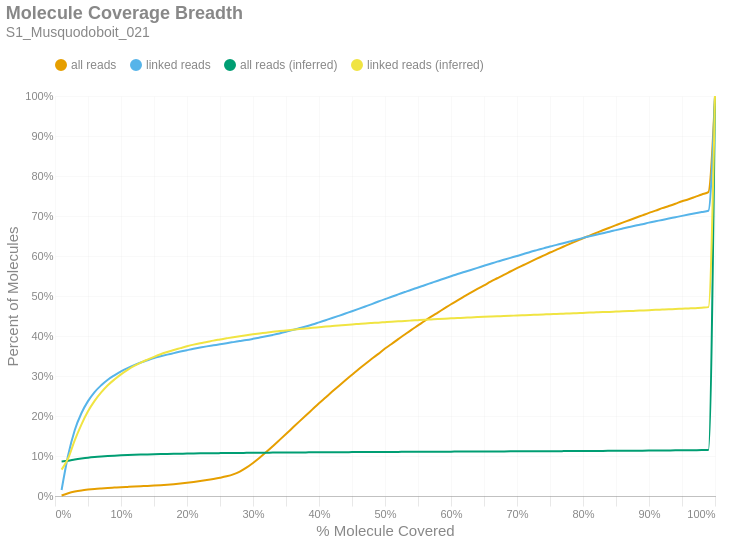

The code cell stored with this chart in its notebook:
### Markdown cell above
### Molecule Read Coverage
This chart shows molecule coverage breadth as computed by the number of bases aligned to that molecule. In other words, "*how much of each unique long molecule is actually sequenced/aligned?*" Keep in mind there is a distinction between sequences and alignments, since some sequences belonging to a particular molecule may not align well and wouldn't appear in the alignment data. This chart also shows molecule coverage breadth as computed by the *inferred fragment* from which the aligned sequences originate. Unlike read coverage, this calculation takes into account the total insert size, including unsequenced gaps between the forward and reverse reads. Like the previous figures, these are cumulative percents.

### Code cell
if SKIPLR:
    print_html(f"Skipped")
else:
    binned_df = consolidated_hist(valids['coverage_bp'], mask, 0.01, True)
    binned_df_inf = consolidated_hist(valids['coverage_inserts'], mask, 0.01, True)
    binned_df = binned_df.with_columns(pl.lit(binned_df_inf['all reads (cumsum)']).alias('all reads (inferred)'))
    binned_df = binned_df.with_columns(pl.lit(binned_df_inf['linked reads (cumsum)']).alias('linked reads (inferred)'))
    binned_df = binned_df.with_columns(
        (pl.col('bin').cast(pl.Float64) + 0.01).alias('right_edge')
    )

    with SafeRender(binned_df):
        (
            density_plot(binned_df, 'Molecule Coverage Breadth', samplename, 'molcov', ['all reads (inferred)','linked reads (inferred)'])
            .encode(
                #x=alt.X('bin:Q', title="% Molecule Covered").axis(format = '%').scale(padding=0),
                x=alt.X('right_edge:Q', title="% Molecule Covered").axis(format='%').scale(padding=0),
                y=alt.Y('value:Q', title='Percent of Molecules')
                    .axis(format='%')
                    .stack(False)
                    .scale(domainMin=0, padding=0),
                color=alt.Color("key:N").scale(domain = ["all reads", "linked reads", "all reads (inferred)", "linked reads (inferred)"]),
                tooltip = [
                    alt.Tooltip("key:N", title = "Data Type"),
                    alt.Tooltip("range_label:N", title="% Molecule Covered"),
                    alt.Tooltip("value:Q", format = ".2%", title="% Molecules")
                ]
            )
        ).display()

### Figure 1 — Vega-Lite specification as saved in the notebook (floating-point values rounded to 4 significant figures)
{"width": "container", "height": 400, "config": {"title": {"anchor": "start", "dy": -15, "fontSize": 18, "color": "#888888", "subtitleColor": "#888888", "subtitleFontSize": 14}, "arc": {"fill": "#0072B2"}, "axis": {"domainColor": "#888888", "domainWidth": 0.5, "gridWidth": 0.2, "grid": false, "titleFontWeight": 400, "titleFontSize": 15, "labelFontSize": 11, "labelColor": "#888888", "tickColor": "#888888", "tickWidth": 0.2, "titleColor": "#888888"}, "axisBand": {"grid": false}, "axisX": {"grid": true, "tickSize": 10, "domainCap": "round"}, "axisY": {"domain": false, "grid": true, "tickSize": 0, "domainCap": "round"}, "background": "transparent", "header": {"labelFontSize": 15, "labelColor": "#888888", "titleFontSize": 15, "titleFontWeight": 600, "titleColor": "#888888"}, "legend": {"labelFont": "sans-serif", "labelFontSize": 12, "labelColor": "#888888", "symbolSize": 100, "symbolType": "circle", "titleFontSize": 12, "titlePadding": 10, "titleColor": "#888888", "title": null, "orient": "top"}, "range": {"category": ["#E69F00", "#56B4E9", "#009E73", "#F0E442", "#0072B2", "#D55E00", "#CC79A7", "#000000"], "diverging": ["#cfe8f3", "#a2d4ec", "#73bfe2", "#46abdb", "#1696d2", "#12719e"]}, "area": {"fill": "#0072B2", "fillOpacity": 0.7, "line": true, "strokeOpacity": 0.7}, "line": {"color": "#0072B2", "stroke": "#0072B2", "strokeWidth": 2}, "trail": {"color": "#0072B2", "stroke": "#0072B2", "strokeWidth": 0, "size": 1}, "point": {"filled": true, "fillOpacity": 1.0, "size": 95}, "text": {"color": "#888888", "fontSize": 11, "align": "right", "fontWeight": 400, "size": 11}, "bar": {"fill": "#0072B2", "stroke": null}, "view": {"stroke": null, "continuousWidth": 660, "continuousHeight": 400}}, "data": {"name": "data-9f0ec21a03eb1ee37bfa0b0d2338ee87"}, "mark": {"type": "line", "interpolate": "monotone", "point": {"opacity": 0, "size": 275}}, "encoding": {"color": {"field": "key", "scale": {"domain": ["all reads", "linked reads", "all reads (inferred)", "linked reads (inferred)"]}, "type": "nominal"}, "tooltip": [{"field": "key", "title": "Data Type", "type": "nominal"}, {"field": "range_label", "title": "% Molecule Covered", "type": "nominal"}, {"field": "value", "format": ".2%", "title": "% Molecules", "type": "quantitative"}], "x": {"axis": {"format": "%"}, "field": "right_edge", "scale": {"padding": 0}, "title": "% Molecule Covered", "type": "quantitative"}, "y": {"axis": {"format": "%"}, "field": "value", "scale": {"domainMin": 0, "padding": 0}, "stack": false, "title": "Percent of Molecules", "type": "quantitative"}}, "params": [{"name": "param_c36ac31b6afebe62", "select": {"type": "point", "fields": ["key"]}, "bind": "legend"}], "title": {"text": "Molecule Coverage Breadth", "subtitle": "S1_Musquodoboit_021"}, "transform": [{"fold": ["all reads (cumsum)", "linked reads (cumsum)", "all reads (inferred)", "linked reads (inferred)"]}, {"calculate": "replace(datum.key, ' (cumsum)', '')", "as": "key"}, {"filter": {"param": "param_c36ac31b6afebe62"}}], "usermeta": {"embedOptions": {"downloadFileName": "S1_Musquodoboit_021.molcov"}}, "$schema": "https://vega.github.io/schema/vega-lite/v6.1.0.json", "datasets": {"data-9f0ec21a03eb1ee37bfa0b0d2338ee87": [{"bin": "0.0", "interval": "0.0-0.01", "all reads": 0.001171, "linked reads": 0.01494, "all reads (cumsum)": 0.001171, "linked reads (cumsum)": 0.01494, "range_label": "0.0-0.01", "all reads (inferred)": 0.08649, "linked reads (inferred)": 0.06601, "right_edge": 0.01}, {"bin": "0.01", "interval": "0.01-0.02", "all reads": 0.005702, "linked reads": 0.08738, "all reads (cumsum)": 0.006873, "linked reads (cumsum)": 0.1023, "range_label": "0.01-0.02", "all reads (inferred)": 0.08839, "linked reads (inferred)": 0.09443, "right_edge": 0.02}, {"bin": "0.02", "interval": "0.02-0.03", "all reads": 0.004123, "linked reads": 0.06272, "all reads (cumsum)": 0.011, "linked reads (cumsum)": 0.165, "range_label": "0.02-0.03", "all reads (inferred)": 0.09125, "linked reads (inferred)": 0.1397, "right_edge": 0.03}, {"bin": "0.03", "interval": "0.03-0.04", "all reads": 0.002892, "linked reads": 0.04183, "all reads (cumsum)": 0.01389, "linked reads (cumsum)": 0.2069, "range_label": "0.03-0.04", "all reads (inferred)": 0.09371, "linked reads (inferred)": 0.1786, "right_edge": 0.04}, {"bin": "0.04", "interval": "0.04-0.05", "all reads": 0.0021, "linked reads": 0.03029, "all reads (cumsum)": 0.01599, "linked reads (cumsum)": 0.2372, "range_label": "0.04-0.05", "all reads (inferred)": 0.09586, "linked reads (inferred)": 0.2117, "right_edge": 0.05}, {"bin": "0.05", "interval": "0.05-0.06", "all reads": 0.001692, "linked reads": 0.02275, "all reads (cumsum)": 0.01768, "linked reads (cumsum)": 0.2599, "range_label": "0.05-0.06", "all reads (inferred)": 0.09752, "linked reads (inferred)": 0.2378, "right_edge": 0.06}, {"bin": "0.06", "interval": "0.06-0.07", "all reads": 0.001273, "linked reads": 0.01685, "all reads (cumsum)": 0.01895, "linked reads (cumsum)": 0.2768, "range_label": "0.06-0.07", "all reads (inferred)": 0.09886, "linked reads (inferred)": 0.2589, "right_edge": 0.07}, {"bin": "0.07", "interval": "0.07-0.08", "all reads": 0.001122, "linked reads": 0.01396, "all reads (cumsum)": 0.02007, "linked reads (cumsum)": 0.2907, "range_label": "0.07-0.08", "all reads (inferred)": 0.09998, "linked reads (inferred)": 0.2767, "right_edge": 0.08}, {"bin": "0.08", "interval": "0.08-0.09", "all reads": 0.0009372, "linked reads": 0.01097, "all reads (cumsum)": 0.02101, "linked reads (cumsum)": 0.3017, "range_label": "0.08-0.09", "all reads (inferred)": 0.1009, "linked reads (inferred)": 0.2913, "right_edge": 0.09}, {"bin": "0.09", "interval": "0.09-0.1", "all reads": 0.0009354, "linked reads": 0.009898, "all reads (cumsum)": 0.02195, "linked reads (cumsum)": 0.3116, "range_label": "0.09-0.1", "all reads (inferred)": 0.1017, "linked reads (inferred)": 0.3042, "right_edge": 0.1}, {"bin": "0.1", "interval": "0.1-0.11", "all reads": 0.0008452, "linked reads": 0.008263, "all reads (cumsum)": 0.02279, "linked reads (cumsum)": 0.3198, "range_label": "0.1-0.11", "all reads (inferred)": 0.1024, "linked reads (inferred)": 0.3153, "right_edge": 0.11}, {"bin": "0.11", "interval": "0.11-0.12", "all reads": 0.0008334, "linked reads": 0.007361, "all reads (cumsum)": 0.02362, "linked reads (cumsum)": 0.3272, "range_label": "0.11-0.12", "all reads (inferred)": 0.103, "linked reads (inferred)": 0.3252, "right_edge": 0.12}, {"bin": "0.12", "interval": "0.12-0.13", "all reads": 0.0007946, "linked reads": 0.006609, "all reads (cumsum)": 0.02442, "linked reads (cumsum)": 0.3338, "range_label": "0.12-0.13", "all reads (inferred)": 0.1035, "linked reads (inferred)": 0.3336, "right_edge": 0.13}, {"bin": "0.13", "interval": "0.13-0.14", "all reads": 0.0007663, "linked reads": 0.00569, "all reads (cumsum)": 0.02519, "linked reads (cumsum)": 0.3395, "range_label": "0.13-0.14", "all reads (inferred)": 0.104, "linked reads (inferred)": 0.341, "right_edge": 0.14}, {"bin": "0.14", "interval": "0.14-0.15", "all reads": 0.0008352, "linked reads": 0.005331, "all reads (cumsum)": 0.02602, "linked reads (cumsum)": 0.3448, "range_label": "0.14-0.15", "all reads (inferred)": 0.1044, "linked reads (inferred)": 0.348, "right_edge": 0.15}, {"bin": "0.15", "interval": "0.15-0.16", "all reads": 0.0009767, "linked reads": 0.00443, "all reads (cumsum)": 0.027, "linked reads (cumsum)": 0.3493, "range_label": "0.15-0.16", "all reads (inferred)": 0.1049, "linked reads (inferred)": 0.3545, "right_edge": 0.16}, {"bin": "0.16", "interval": "0.16-0.17", "all reads": 0.001157, "linked reads": 0.004107, "all reads (cumsum)": 0.02815, "linked reads (cumsum)": 0.3534, "range_label": "0.16-0.17", "all reads (inferred)": 0.1052, "linked reads (inferred)": 0.3599, "right_edge": 0.17}, {"bin": "0.17", "interval": "0.17-0.18", "all reads": 0.001397, "linked reads": 0.003845, "all reads (cumsum)": 0.02955, "linked reads (cumsum)": 0.3572, "range_label": "0.17-0.18", "all reads (inferred)": 0.1055, "linked reads (inferred)": 0.365, "right_edge": 0.18}, {"bin": "0.18", "interval": "0.18-0.19", "all reads": 0.001693, "linked reads": 0.003863, "all reads (cumsum)": 0.03124, "linked reads (cumsum)": 0.3611, "range_label": "0.18-0.19", "all reads (inferred)": 0.1058, "linked reads (inferred)": 0.3697, "right_edge": 0.19}, {"bin": "0.19", "interval": "0.19-0.2", "all reads": 0.001848, "linked reads": 0.003606, "all reads (cumsum)": 0.03309, "linked reads (cumsum)": 0.3647, "range_label": "0.19-0.2", "all reads (inferred)": 0.1061, "linked reads (inferred)": 0.3744, "right_edge": 0.2}, {"bin": "0.2", "interval": "0.2-0.21", "all reads": 0.002088, "linked reads": 0.003481, "all reads (cumsum)": 0.03518, "linked reads (cumsum)": 0.3682, "range_label": "0.2-0.21", "all reads (inferred)": 0.1064, "linked reads (inferred)": 0.3784, "right_edge": 0.21}, {"bin": "0.21", "interval": "0.21-0.22", "all reads": 0.002257, "linked reads": 0.003063, "all reads (cumsum)": 0.03744, "linked reads (cumsum)": 0.3712, "range_label": "0.21-0.22", "all reads (inferred)": 0.1066, "linked reads (inferred)": 0.382, "right_edge": 0.22}, {"bin": "0.22", "interval": "0.22-0.23", "all reads": 0.002461, "linked reads": 0.002848, "all reads (cumsum)": 0.0399, "linked reads (cumsum)": 0.3741, "range_label": "0.22-0.23", "all reads (inferred)": 0.1068, "linked reads (inferred)": 0.3851, "right_edge": 0.23}, {"bin": "0.23", "interval": "0.23-0.24", "all reads": 0.00272, "linked reads": 0.002633, "all reads (cumsum)": 0.04262, "linked reads (cumsum)": 0.3767, "range_label": "0.23-0.24", "all reads (inferred)": 0.107, "linked reads (inferred)": 0.3884, "right_edge": 0.24}, {"bin": "0.24", "interval": "0.24-0.25", "all reads": 0.003041, "linked reads": 0.002567, "all reads (cumsum)": 0.04566, "linked reads (cumsum)": 0.3793, "range_label": "0.24-0.25", "all reads (inferred)": 0.1072, "linked reads (inferred)": 0.3913, "right_edge": 0.25}, {"bin": "0.25", "interval": "0.25-0.26", "all reads": 0.003589, "linked reads": 0.002806, "all reads (cumsum)": 0.04925, "linked reads (cumsum)": 0.3821, "range_label": "0.25-0.26", "all reads (inferred)": 0.1074, "linked reads (inferred)": 0.3942, "right_edge": 0.26}, {"bin": "0.26", "interval": "0.26-0.27", "all reads": 0.004822, "linked reads": 0.002627, "all reads (cumsum)": 0.05407, "linked reads (cumsum)": 0.3847, "range_label": "0.26-0.27", "all reads (inferred)": 0.1076, "linked reads (inferred)": 0.397, "right_edge": 0.27}, {"bin": "0.27", "interval": "0.27-0.28", "all reads": 0.00713, "linked reads": 0.002585, "all reads (cumsum)": 0.0612, "linked reads (cumsum)": 0.3873, "range_label": "0.27-0.28", "all reads (inferred)": 0.1077, "linked reads (inferred)": 0.3994, "right_edge": 0.28}, {"bin": "0.28", "interval": "0.28-0.29", "all reads": 0.009644, "linked reads": 0.002615, "all reads (cumsum)": 0.07084, "linked reads (cumsum)": 0.3899, "range_label": "0.28-0.29", "all reads (inferred)": 0.1079, "linked reads (inferred)": 0.4017, "right_edge": 0.29}, {"bin": "0.29", "interval": "0.29-0.3", "all reads": 0.01178, "linked reads": 0.002985, "all reads (cumsum)": 0.08262, "linked reads (cumsum)": 0.3929, "range_label": "0.29-0.3", "all reads (inferred)": 0.108, "linked reads (inferred)": 0.4042, "right_edge": 0.3}, {"bin": "0.3", "interval": "0.3-0.31", "all reads": 0.01295, "linked reads": 0.003152, "all reads (cumsum)": 0.09557, "linked reads (cumsum)": 0.396, "range_label": "0.3-0.31", "all reads (inferred)": 0.1082, "linked reads (inferred)": 0.4063, "right_edge": 0.31}, {"bin": "0.31", "interval": "0.31-0.32", "all reads": 0.01417, "linked reads": 0.003224, "all reads (cumsum)": 0.1097, "linked reads (cumsum)": 0.3993, "range_label": "0.31-0.32", "all reads (inferred)": 0.1083, "linked reads (inferred)": 0.4082, "right_edge": 0.32}, {"bin": "0.32", "interval": "0.32-0.33", "all reads": 0.01482, "linked reads": 0.003481, "all reads (cumsum)": 0.1246, "linked reads (cumsum)": 0.4027, "range_label": "0.32-0.33", "all reads (inferred)": 0.1084, "linked reads (inferred)": 0.4105, "right_edge": 0.33}, {"bin": "0.33", "interval": "0.33-0.34", "all reads": 0.01514, "linked reads": 0.003672, "all reads (cumsum)": 0.1397, "linked reads (cumsum)": 0.4064, "range_label": "0.33-0.34", "all reads (inferred)": 0.1086, "linked reads (inferred)": 0.4122, "right_edge": 0.34}, {"bin": "0.34", "interval": "0.34-0.35", "all reads": 0.01526, "linked reads": 0.004072, "all reads (cumsum)": 0.155, "linked reads (cumsum)": 0.4105, "range_label": "0.34-0.35", "all reads (inferred)": 0.1087, "linked reads (inferred)": 0.4139, "right_edge": 0.35}, {"bin": "0.35", "interval": "0.35-0.36", "all reads": 0.01548, "linked reads": 0.004454, "all reads (cumsum)": 0.1704, "linked reads (cumsum)": 0.4149, "range_label": "0.35-0.36", "all reads (inferred)": 0.1088, "linked reads (inferred)": 0.4156, "right_edge": 0.36}, {"bin": "0.36", "interval": "0.36-0.37", "all reads": 0.01548, "linked reads": 0.004209, "all reads (cumsum)": 0.1859, "linked reads (cumsum)": 0.4191, "range_label": "0.36-0.37", "all reads (inferred)": 0.1089, "linked reads (inferred)": 0.4173, "right_edge": 0.37}, {"bin": "0.37", "interval": "0.37-0.38", "all reads": 0.01537, "linked reads": 0.004669, "all reads (cumsum)": 0.2013, "linked reads (cumsum)": 0.4238, "range_label": "0.37-0.38", "all reads (inferred)": 0.109, "linked reads (inferred)": 0.4189, "right_edge": 0.38}, {"bin": "0.38", "interval": "0.38-0.39", "all reads": 0.01526, "linked reads": 0.004949, "all reads (cumsum)": 0.2165, "linked reads (cumsum)": 0.4288, "range_label": "0.38-0.39", "all reads (inferred)": 0.1091, "linked reads (inferred)": 0.4206, "right_edge": 0.39}, {"bin": "0.39", "interval": "0.39-0.4", "all reads": 0.01527, "linked reads": 0.005337, "all reads (cumsum)": 0.2318, "linked reads (cumsum)": 0.4341, "range_label": "0.39-0.4", "all reads (inferred)": 0.1092, "linked reads (inferred)": 0.4221, "right_edge": 0.4}, {"bin": "0.4", "interval": "0.4-0.41", "all reads": 0.01457, "linked reads": 0.005379, "all reads (cumsum)": 0.2464, "linked reads (cumsum)": 0.4395, "range_label": "0.4-0.41", "all reads (inferred)": 0.1093, "linked reads (inferred)": 0.4236, "right_edge": 0.41}, {"bin": "0.41", "interval": "0.41-0.42", "all reads": 0.01458, "linked reads": 0.005343, "all reads (cumsum)": 0.261, "linked reads (cumsum)": 0.4448, "range_label": "0.41-0.42", "all reads (inferred)": 0.1094, "linked reads (inferred)": 0.425, "right_edge": 0.42}, {"bin": "0.42", "interval": "0.42-0.43", "all reads": 0.01432, "linked reads": 0.005606, "all reads (cumsum)": 0.2753, "linked reads (cumsum)": 0.4504, "range_label": "0.42-0.43", "all reads (inferred)": 0.1095, "linked reads (inferred)": 0.4263, "right_edge": 0.43}, {"bin": "0.43", "interval": "0.43-0.44", "all reads": 0.01409, "linked reads": 0.005731, "all reads (cumsum)": 0.2894, "linked reads (cumsum)": 0.4562, "range_label": "0.43-0.44", "all reads (inferred)": 0.1096, "linked reads (inferred)": 0.4277, "right_edge": 0.44}, {"bin": "0.44", "interval": "0.44-0.45", "all reads": 0.01371, "linked reads": 0.005701, "all reads (cumsum)": 0.3031, "linked reads (cumsum)": 0.4619, "range_label": "0.44-0.45", "all reads (inferred)": 0.1097, "linked reads (inferred)": 0.4289, "right_edge": 0.45}, {"bin": "0.45", "interval": "0.45-0.46", "all reads": 0.01376, "linked reads": 0.005881, "all reads (cumsum)": 0.3169, "linked reads (cumsum)": 0.4677, "range_label": "0.45-0.46", "all reads (inferred)": 0.1098, "linked reads (inferred)": 0.4301, "right_edge": 0.46}, {"bin": "0.46", "interval": "0.46-0.47", "all reads": 0.01313, "linked reads": 0.005994, "all reads (cumsum)": 0.33, "linked reads (cumsum)": 0.4737, "range_label": "0.46-0.47", "all reads (inferred)": 0.1099, "linked reads (inferred)": 0.4313, "right_edge": 0.47}, {"bin": "0.47", "interval": "0.47-0.48", "all reads": 0.01315, "linked reads": 0.006054, "all reads (cumsum)": 0.3431, "linked reads (cumsum)": 0.4798, "range_label": "0.47-0.48", "all reads (inferred)": 0.11, "linked reads (inferred)": 0.4324, "right_edge": 0.48}, {"bin": "0.48", "interval": "0.48-0.49", "all reads": 0.01225, "linked reads": 0.006364, "all reads (cumsum)": 0.3554, "linked reads (cumsum)": 0.4862, "range_label": "0.48-0.49", "all reads (inferred)": 0.1101, "linked reads (inferred)": 0.4334, "right_edge": 0.49}, {"bin": "0.49", "interval": "0.49-0.5", "all reads": 0.01334, "linked reads": 0.006084, "all reads (cumsum)": 0.3687, "linked reads (cumsum)": 0.4922, "range_label": "0.49-0.5", "all reads (inferred)": 0.1101, "linked reads (inferred)": 0.4345, "right_edge": 0.5}, {"bin": "0.5", "interval": "0.5-0.51", "all reads": 0.01123, "linked reads": 0.005725, "all reads (cumsum)": 0.3799, "linked reads (cumsum)": 0.498, "range_label": "0.5-0.51", "all reads (inferred)": 0.1102, "linked reads (inferred)": 0.4356, "right_edge": 0.51}, {"bin": "0.51", "interval": "0.51-0.52", "all reads": 0.01229, "linked reads": 0.005952, "all reads (cumsum)": 0.3922, "linked reads (cumsum)": 0.5039, "range_label": "0.51-0.52", "all reads (inferred)": 0.1103, "linked reads (inferred)": 0.4366, "right_edge": 0.52}, {"bin": "0.52", "interval": "0.52-0.53", "all reads": 0.01161, "linked reads": 0.005958, "all reads (cumsum)": 0.4038, "linked reads (cumsum)": 0.5099, "range_label": "0.52-0.53", "all reads (inferred)": 0.1104, "linked reads (inferred)": 0.4377, "right_edge": 0.53}, {"bin": "0.53", "interval": "0.53-0.54", "all reads": 0.01152, "linked reads": 0.005904, "all reads (cumsum)": 0.4154, "linked reads (cumsum)": 0.5158, "range_label": "0.53-0.54", "all reads (inferred)": 0.1105, "linked reads (inferred)": 0.4386, "right_edge": 0.54}, {"bin": "0.54", "interval": "0.54-0.55", "all reads": 0.01102, "linked reads": 0.005439, "all reads (cumsum)": 0.4264, "linked reads (cumsum)": 0.5212, "range_label": "0.54-0.55", "all reads (inferred)": 0.1105, "linked reads (inferred)": 0.4396, "right_edge": 0.55}, {"bin": "0.55", "interval": "0.55-0.56", "all reads": 0.01117, "linked reads": 0.005803, "all reads (cumsum)": 0.4376, "linked reads (cumsum)": 0.527, "range_label": "0.55-0.56", "all reads (inferred)": 0.1106, "linked reads (inferred)": 0.4405, "right_edge": 0.56}, {"bin": "0.56", "interval": "0.56-0.57", "all reads": 0.01074, "linked reads": 0.005576, "all reads (cumsum)": 0.4483, "linked reads (cumsum)": 0.5326, "range_label": "0.56-0.57", "all reads (inferred)": 0.1107, "linked reads (inferred)": 0.4415, "right_edge": 0.57}, {"bin": "0.57", "interval": "0.57-0.58", "all reads": 0.01033, "linked reads": 0.005564, "all reads (cumsum)": 0.4586, "linked reads (cumsum)": 0.5382, "range_label": "0.57-0.58", "all reads (inferred)": 0.1108, "linked reads (inferred)": 0.4425, "right_edge": 0.58}, {"bin": "0.58", "interval": "0.58-0.59", "all reads": 0.01041, "linked reads": 0.00569, "all reads (cumsum)": 0.469, "linked reads (cumsum)": 0.5439, "range_label": "0.58-0.59", "all reads (inferred)": 0.1109, "linked reads (inferred)": 0.4434, "right_edge": 0.59}, {"bin": "0.59", "interval": "0.59-0.6", "all reads": 0.01033, "linked reads": 0.005594, "all reads (cumsum)": 0.4794, "linked reads (cumsum)": 0.5494, "range_label": "0.59-0.6", "all reads (inferred)": 0.1109, "linked reads (inferred)": 0.4441, "right_edge": 0.6}, {"bin": "0.6", "interval": "0.6-0.61", "all reads": 0.009587, "linked reads": 0.00554, "all reads (cumsum)": 0.489, "linked reads (cumsum)": 0.555, "range_label": "0.6-0.61", "all reads (inferred)": 0.111, "linked reads (inferred)": 0.4449, "right_edge": 0.61}, {"bin": "0.61", "interval": "0.61-0.62", "all reads": 0.009906, "linked reads": 0.005039, "all reads (cumsum)": 0.4989, "linked reads (cumsum)": 0.56, "range_label": "0.61-0.62", "all reads (inferred)": 0.1111, "linked reads (inferred)": 0.4457, "right_edge": 0.62}, {"bin": "0.62", "interval": "0.62-0.63", "all reads": 0.009322, "linked reads": 0.005122, "all reads (cumsum)": 0.5082, "linked reads (cumsum)": 0.5651, "range_label": "0.62-0.63", "all reads (inferred)": 0.1111, "linked reads (inferred)": 0.4464, "right_edge": 0.63}, {"bin": "0.63", "interval": "0.63-0.64", "all reads": 0.009331, "linked reads": 0.005188, "all reads (cumsum)": 0.5175, "linked reads (cumsum)": 0.5703, "range_label": "0.63-0.64", "all reads (inferred)": 0.1112, "linked reads (inferred)": 0.4472, "right_edge": 0.64}, {"bin": "0.64", "interval": "0.64-0.65", "all reads": 0.008982, "linked reads": 0.005242, "all reads (cumsum)": 0.5265, "linked reads (cumsum)": 0.5756, "range_label": "0.64-0.65", "all reads (inferred)": 0.1113, "linked reads (inferred)": 0.4479, "right_edge": 0.65}, {"bin": "0.65", "interval": "0.65-0.66", "all reads": 0.009252, "linked reads": 0.005206, "all reads (cumsum)": 0.5358, "linked reads (cumsum)": 0.5808, "range_label": "0.65-0.66", "all reads (inferred)": 0.1114, "linked reads (inferred)": 0.4486, "right_edge": 0.66}, {"bin": "0.66", "interval": "0.66-0.67", "all reads": 0.008634, "linked reads": 0.005116, "all reads (cumsum)": 0.5444, "linked reads (cumsum)": 0.5859, "range_label": "0.66-0.67", "all reads (inferred)": 0.1114, "linked reads (inferred)": 0.4493, "right_edge": 0.67}, {"bin": "0.67", "interval": "0.67-0.68", "all reads": 0.008657, "linked reads": 0.00471, "all reads (cumsum)": 0.553, "linked reads (cumsum)": 0.5906, "range_label": "0.67-0.68", "all reads (inferred)": 0.1115, "linked reads (inferred)": 0.4499, "right_edge": 0.68}, {"bin": "0.68", "interval": "0.68-0.69", "all reads": 0.008182, "linked reads": 0.004758, "all reads (cumsum)": 0.5612, "linked reads (cumsum)": 0.5954, "range_label": "0.68-0.69", "all reads (inferred)": 0.1116, "linked reads (inferred)": 0.4506, "right_edge": 0.69}, {"bin": "0.69", "interval": "0.69-0.7", "all reads": 0.008275, "linked reads": 0.0048, "all reads (cumsum)": 0.5695, "linked reads (cumsum)": 0.6002, "range_label": "0.69-0.7", "all reads (inferred)": 0.1116, "linked reads (inferred)": 0.4513, "right_edge": 0.7}, {"bin": "0.7", "interval": "0.7-0.71", "all reads": 0.008008, "linked reads": 0.004681, "all reads (cumsum)": 0.5775, "linked reads (cumsum)": 0.6049, "range_label": "0.7-0.71", "all reads (inferred)": 0.1117, "linked reads (inferred)": 0.452, "right_edge": 0.71}, {"bin": "0.71", "interval": "0.71-0.72", "all reads": 0.007967, "linked reads": 0.005218, "all reads (cumsum)": 0.5855, "linked reads (cumsum)": 0.6101, "range_label": "0.71-0.72", "all reads (inferred)": 0.1118, "linked reads (inferred)": 0.4526, "right_edge": 0.72}, {"bin": "0.72", "interval": "0.72-0.73", "all reads": 0.007799, "linked reads": 0.004591, "all reads (cumsum)": 0.5933, "linked reads (cumsum)": 0.6147, "range_label": "0.72-0.73", "all reads (inferred)": 0.1119, "linked reads (inferred)": 0.4533, "right_edge": 0.73}, {"bin": "0.73", "interval": "0.73-0.74", "all reads": 0.00756, "linked reads": 0.004418, "all reads (cumsum)": 0.6008, "linked reads (cumsum)": 0.6191, "range_label": "0.73-0.74", "all reads (inferred)": 0.1119, "linked reads (inferred)": 0.4539, "right_edge": 0.74}, {"bin": "0.74", "interval": "0.74-0.75", "all reads": 0.007869, "linked reads": 0.004633, "all reads (cumsum)": 0.6087, "linked reads (cumsum)": 0.6237, "range_label": "0.74-0.75", "all reads (inferred)": 0.112, "linked reads (inferred)": 0.4546, "right_edge": 0.75}, {"bin": "0.75", "interval": "0.75-0.76", "all reads": 0.007209, "linked reads": 0.004131, "all reads (cumsum)": 0.6159, "linked reads (cumsum)": 0.6278, "range_label": "0.75-0.76", "all reads (inferred)": 0.1121, "linked reads (inferred)": 0.4551, "right_edge": 0.76}, {"bin": "0.76", "interval": "0.76-0.77", "all reads": 0.007183, "linked reads": 0.004119, "all reads (cumsum)": 0.6231, "linked reads (cumsum)": 0.632, "range_label": "0.76-0.77", "all reads (inferred)": 0.1122, "linked reads (inferred)": 0.4558, "right_edge": 0.77}, {"bin": "0.77", "interval": "0.77-0.78", "all reads": 0.007224, "linked reads": 0.00443, "all reads (cumsum)": 0.6303, "linked reads (cumsum)": 0.6364, "range_label": "0.77-0.78", "all reads (inferred)": 0.1123, "linked reads (inferred)": 0.4564, "right_edge": 0.78}, {"bin": "0.78", "interval": "0.78-0.79", "all reads": 0.006955, "linked reads": 0.004298, "all reads (cumsum)": 0.6373, "linked reads (cumsum)": 0.6407, "range_label": "0.78-0.79", "all reads (inferred)": 0.1124, "linked reads (inferred)": 0.4571, "right_edge": 0.79}, {"bin": "0.79", "interval": "0.79-0.8", "all reads": 0.007152, "linked reads": 0.004663, "all reads (cumsum)": 0.6444, "linked reads (cumsum)": 0.6454, "range_label": "0.79-0.8", "all reads (inferred)": 0.1125, "linked reads (inferred)": 0.4578, "right_edge": 0.8}, {"bin": "0.8", "interval": "0.8-0.81", "all reads": 0.006619, "linked reads": 0.003976, "all reads (cumsum)": 0.651, "linked reads (cumsum)": 0.6493, "range_label": "0.8-0.81", "all reads (inferred)": 0.1126, "linked reads (inferred)": 0.4585, "right_edge": 0.81}, {"bin": "0.81", "interval": "0.81-0.82", "all reads": 0.006638, "linked reads": 0.003737, "all reads (cumsum)": 0.6577, "linked reads (cumsum)": 0.6531, "range_label": "0.81-0.82", "all reads (inferred)": 0.1127, "linked reads (inferred)": 0.4591, "right_edge": 0.82}, {"bin": "0.82", "interval": "0.82-0.83", "all reads": 0.006622, "linked reads": 0.003934, "all reads (cumsum)": 0.6643, "linked reads (cumsum)": 0.657, "range_label": "0.82-0.83", "all reads (inferred)": 0.1128, "linked reads (inferred)": 0.4597, "right_edge": 0.83}, {"bin": "0.83", "interval": "0.83-0.84", "all reads": 0.006394, "linked reads": 0.003636, "all reads (cumsum)": 0.6707, "linked reads (cumsum)": 0.6606, "range_label": "0.83-0.84", "all reads (inferred)": 0.1129, "linked reads (inferred)": 0.4603, "right_edge": 0.84}, {"bin": "0.84", "interval": "0.84-0.85", "all reads": 0.006377, "linked reads": 0.004113, "all reads (cumsum)": 0.6771, "linked reads (cumsum)": 0.6647, "range_label": "0.84-0.85", "all reads (inferred)": 0.113, "linked reads (inferred)": 0.461, "right_edge": 0.85}, {"bin": "0.85", "interval": "0.85-0.86", "all reads": 0.006309, "linked reads": 0.003863, "all reads (cumsum)": 0.6834, "linked reads (cumsum)": 0.6686, "range_label": "0.85-0.86", "all reads (inferred)": 0.1131, "linked reads (inferred)": 0.4616, "right_edge": 0.86}, {"bin": "0.86", "interval": "0.86-0.87", "all reads": 0.006111, "linked reads": 0.003761, "all reads (cumsum)": 0.6895, "linked reads (cumsum)": 0.6724, "range_label": "0.86-0.87", "all reads (inferred)": 0.1132, "linked reads (inferred)": 0.4623, "right_edge": 0.87}, {"bin": "0.87", "interval": "0.87-0.88", "all reads": 0.006143, "linked reads": 0.00366, "all reads (cumsum)": 0.6956, "linked reads (cumsum)": 0.676, "range_label": "0.87-0.88", "all reads (inferred)": 0.1133, "linked reads (inferred)": 0.463, "right_edge": 0.88}, {"bin": "0.88", "interval": "0.88-0.89", "all reads": 0.006017, "linked reads": 0.003433, "all reads (cumsum)": 0.7017, "linked reads (cumsum)": 0.6795, "range_label": "0.88-0.89", "all reads (inferred)": 0.1134, "linked reads (inferred)": 0.4638, "right_edge": 0.89}, {"bin": "0.89", "interval": "0.89-0.9", "all reads": 0.00605, "linked reads": 0.003946, "all reads (cumsum)": 0.7077, "linked reads (cumsum)": 0.6834, "range_label": "0.89-0.9", "all reads (inferred)": 0.1135, "linked reads (inferred)": 0.4645, "right_edge": 0.9}, {"bin": "0.9", "interval": "0.9-0.91", "all reads": 0.005614, "linked reads": 0.003367, "all reads (cumsum)": 0.7133, "linked reads (cumsum)": 0.6868, "range_label": "0.9-0.91", "all reads (inferred)": 0.1137, "linked reads (inferred)": 0.4653, "right_edge": 0.91}, {"bin": "0.91", "interval": "0.91-0.92", "all reads": 0.006308, "linked reads": 0.003415, "all reads (cumsum)": 0.7196, "linked reads (cumsum)": 0.6902, "range_label": "0.91-0.92", "all reads (inferred)": 0.1138, "linked reads (inferred)": 0.466, "right_edge": 0.92}, {"bin": "0.92", "interval": "0.92-0.93", "all reads": 0.0053, "linked reads": 0.003349, "all reads (cumsum)": 0.7249, "linked reads (cumsum)": 0.6935, "range_label": "0.92-0.93", "all reads (inferred)": 0.114, "linked reads (inferred)": 0.4667, "right_edge": 0.93}, {"bin": "0.93", "interval": "0.93-0.94", "all reads": 0.005735, "linked reads": 0.003403, "all reads (cumsum)": 0.7307, "linked reads (cumsum)": 0.6969, "range_label": "0.93-0.94", "all reads (inferred)": 0.1141, "linked reads (inferred)": 0.4675, "right_edge": 0.94}, {"bin": "0.94", "interval": "0.94-0.95", "all reads": 0.006178, "linked reads": 0.003379, "all reads (cumsum)": 0.7368, "linked reads (cumsum)": 0.7003, "range_label": "0.94-0.95", "all reads (inferred)": 0.1143, "linked reads (inferred)": 0.4682, "right_edge": 0.95}, {"bin": "0.95", "interval": "0.95-0.96", "all reads": 0.005061, "linked reads": 0.003254, "all reads (cumsum)": 0.7419, "linked reads (cumsum)": 0.7036, "range_label": "0.95-0.96", "all reads (inferred)": 0.1144, "linked reads (inferred)": 0.4689, "right_edge": 0.96}, {"bin": "0.96", "interval": "0.96-0.97", "all reads": 0.005931, "linked reads": 0.003146, "all reads (cumsum)": 0.7478, "linked reads (cumsum)": 0.7067, "range_label": "0.96-0.97", "all reads (inferred)": 0.1146, "linked reads (inferred)": 0.4697, "right_edge": 0.97}, {"bin": "0.97", "interval": "0.97-0.98", "all reads": 0.006071, "linked reads": 0.003116, "all reads (cumsum)": 0.7539, "linked reads (cumsum)": 0.7098, "range_label": "0.97-0.98", "all reads (inferred)": 0.1148, "linked reads (inferred)": 0.4708, "right_edge": 0.98}, {"bin": "0.98", "interval": "0.98-0.99", "all reads": 0.005684, "linked reads": 0.003194, "all reads (cumsum)": 0.7596, "linked reads (cumsum)": 0.713, "range_label": "0.98-0.99", "all reads (inferred)": 0.1151, "linked reads (inferred)": 0.4722, "right_edge": 0.99}, {"bin": "0.99", "interval": "0.99-1.0", "all reads": 0.2404, "linked reads": 0.287, "all reads (cumsum)": 1.0, "linked reads (cumsum)": 1.0, "range_label": "0.99-1.0", "all reads (inferred)": 1.0, "linked reads (inferred)": 1.0, "right_edge": 1.0}]}}
